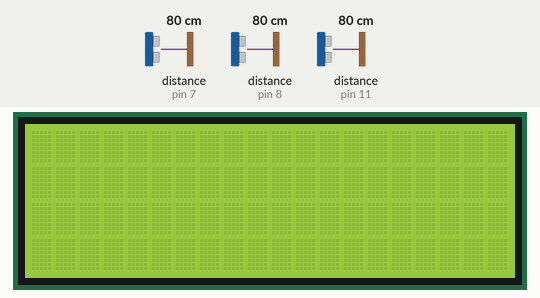
Simulated run of this sketch. Board: Arduino Uno, built with avr-gcc and run on an emulated ATmega328P. On the bench: 20×4 character LCD. The test bench sets the inputs (shaded band); at power-on: distance to the obstacle (sensors on pin 7, pin 8, pin 11) 80 cm. The echo pulse lasts 58.3 µs per cm; what the sketch prints to the serial monitor is not drawn.

Above: at 1.2 s.
1.3 s: distance to the obstacle (sensor on pin 7) set to 2 cm
At 14.3 s:
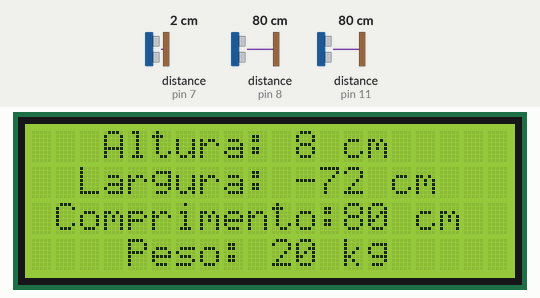
14.4 s: distance to the obstacle (sensor on pin 8) set to 2 cm
At 23.0 s:
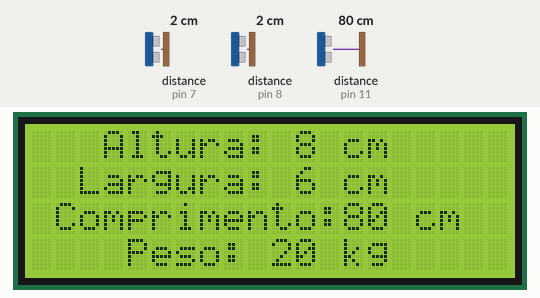
Timing chart, 0 to 24.5 s (numbered marks = the images above; inputs shaded):
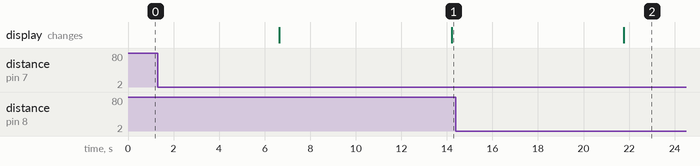

Measured:
- after the input at 1.3 s, the display: first differs from a run without the input after 12.9 s (image 1)
- after the input at 14.4 s, the display: changes after 7.4 s (image 2)

The sketch:

main_v1.ino
```cpp
//BIBLIOTECAS

//Ultrasonic
#include <Ultrasonic.h>
//Peso

//Barcode

//LCD
#include <Wire.h>
#include <LiquidCrystal_I2C.h>


//VARIÁVEIS

//Ultrasonic
int x=0;
int y=0;
int z=0;
int altura=0;
int comprimento=0;
int largura=0;
int volume=0;
//Peso
//Barcode


//PINAGEM

//Ultrasonic
Ultrasonic ultrasonic1(9,8);   // (Trig PIN,Echo PIN)
Ultrasonic ultrasonic2(6,7);  // (Trig PIN,Echo PIN)
Ultrasonic ultrasonic3(10,11);  // (Trig PIN,Echo PIN)
//Peso
//Barcode
//LCD
LiquidCrystal_I2C lcd(0x27,20,4);  // set the LCD address to 0x27 for a 16 chars and 2 line display

//SETUP GERAL

void setup() {
  // put your setup code here, to run once:
  Serial.begin(9600);
  lcd_setup();

}


//LOOP GERAL

void loop() {
  // put your main code here, to run repeatedly:
  ultrasonic_loop();
  delay(5000);
  lcd_loop();
  delay(1000);

}

//Códigos dos componentes
void ultrasonic_loop(){
  // Obtendo as distâncias em centimetros
  x = ultrasonic1.read(CM);
  y = ultrasonic2.read(CM);
  z = ultrasonic3.read(CM);

  //Colocar distância real da caixa
  altura=10-y;
  largura=8-x;
  comprimento=z;

  volume = altura*largura*comprimento;

  Serial.print("Altura: ");
  Serial.print(altura);
  Serial.print(" cm" );
  Serial.print('\n');
  delay(500);

  Serial.print("Largura: ");
  Serial.print(largura);
  Serial.print(" cm" );
  Serial.print('\n');
  delay(500);

  Serial.print("Comprimento: ");
  Serial.print(comprimento);
  Serial.print(" cm" );
  Serial.print('\n');
  delay(500);

}

void lcd_loop(){
  lcd.clear();
  lcd.setCursor(3,0);
  lcd.print("Altura: ");
  lcd.print(altura);
  lcd.print(" cm" );
  lcd.setCursor(2,1);
  lcd.print("Largura: ");
  lcd.print(largura);
  lcd.print(" cm" );
  lcd.setCursor(1,2);
  lcd.print("Comprimento:");
  lcd.print(comprimento);
  lcd.print(" cm" );
  lcd.setCursor(4,3);
  lcd.print("Peso: ");
  lcd.print(20);
  lcd.print(" kg" );


}

void lcd_setup(){
  lcd.init();                      // initialize the lcd
  lcd.backlight();
}
```
